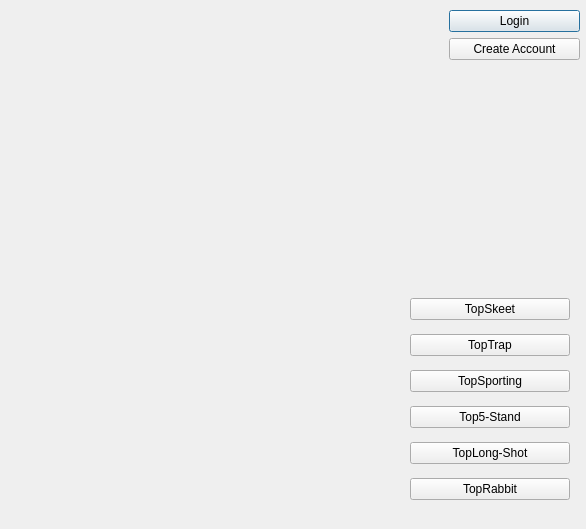
<?xml version="1.0" encoding="UTF-8"?>
<ui version="4.0">
 <class>Dialog</class>
 <widget class="QDialog" name="Dialog">
  <property name="geometry">
   <rect>
    <x>0</x>
    <y>0</y>
    <width>586</width>
    <height>529</height>
   </rect>
  </property>
  <property name="windowTitle">
   <string>Dialog</string>
  </property>
  <widget class="QWidget" name="verticalLayoutWidget">
   <property name="geometry">
    <rect>
     <x>449</x>
     <y>10</y>
     <width>131</width>
     <height>51</height>
    </rect>
   </property>
   <layout class="QVBoxLayout" name="verticalLayout">
    <item>
     <widget class="QPushButton" name="pushButton">
      <property name="text">
       <string>Login</string>
      </property>
     </widget>
    </item>
    <item>
     <widget class="QPushButton" name="pushButton_2">
      <property name="text">
       <string>Create Account</string>
      </property>
     </widget>
    </item>
   </layout>
  </widget>
  <widget class="QWidget" name="verticalLayoutWidget_2">
   <property name="geometry">
    <rect>
     <x>410</x>
     <y>290</y>
     <width>160</width>
     <height>221</height>
    </rect>
   </property>
   <layout class="QVBoxLayout" name="verticalLayout_2">
    <item>
     <widget class="QPushButton" name="pushButton_3">
      <property name="text">
       <string>TopSkeet</string>
      </property>
     </widget>
    </item>
    <item>
     <widget class="QPushButton" name="pushButton_5">
      <property name="text">
       <string>TopTrap</string>
      </property>
     </widget>
    </item>
    <item>
     <widget class="QPushButton" name="pushButton_6">
      <property name="text">
       <string>TopSporting</string>
      </property>
     </widget>
    </item>
    <item>
     <widget class="QPushButton" name="pushButton_4">
      <property name="text">
       <string>Top5-Stand</string>
      </property>
     </widget>
    </item>
    <item>
     <widget class="QPushButton" name="pushButton_7">
      <property name="text">
       <string>TopLong-Shot</string>
      </property>
     </widget>
    </item>
    <item>
     <widget class="QPushButton" name="pushButton_8">
      <property name="text">
       <string>TopRabbit</string>
      </property>
     </widget>
    </item>
   </layout>
  </widget>
 </widget>
 <resources/>
 <connections/>
</ui>
